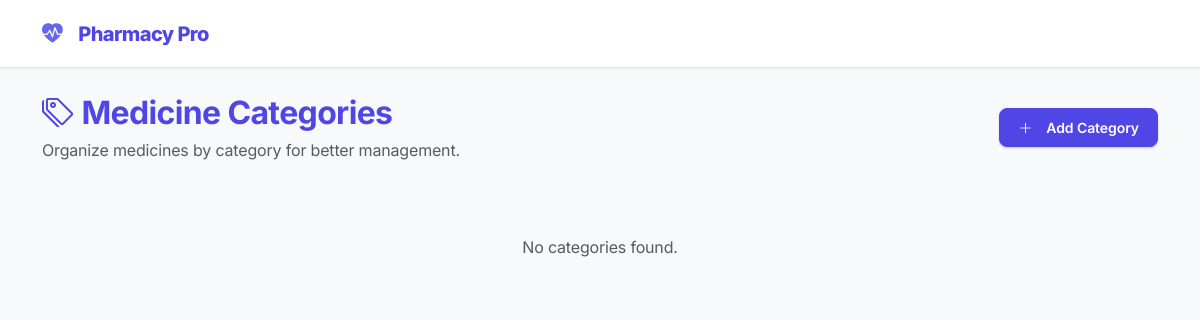
The app's page /public/add/categories.php (signed in), older data.
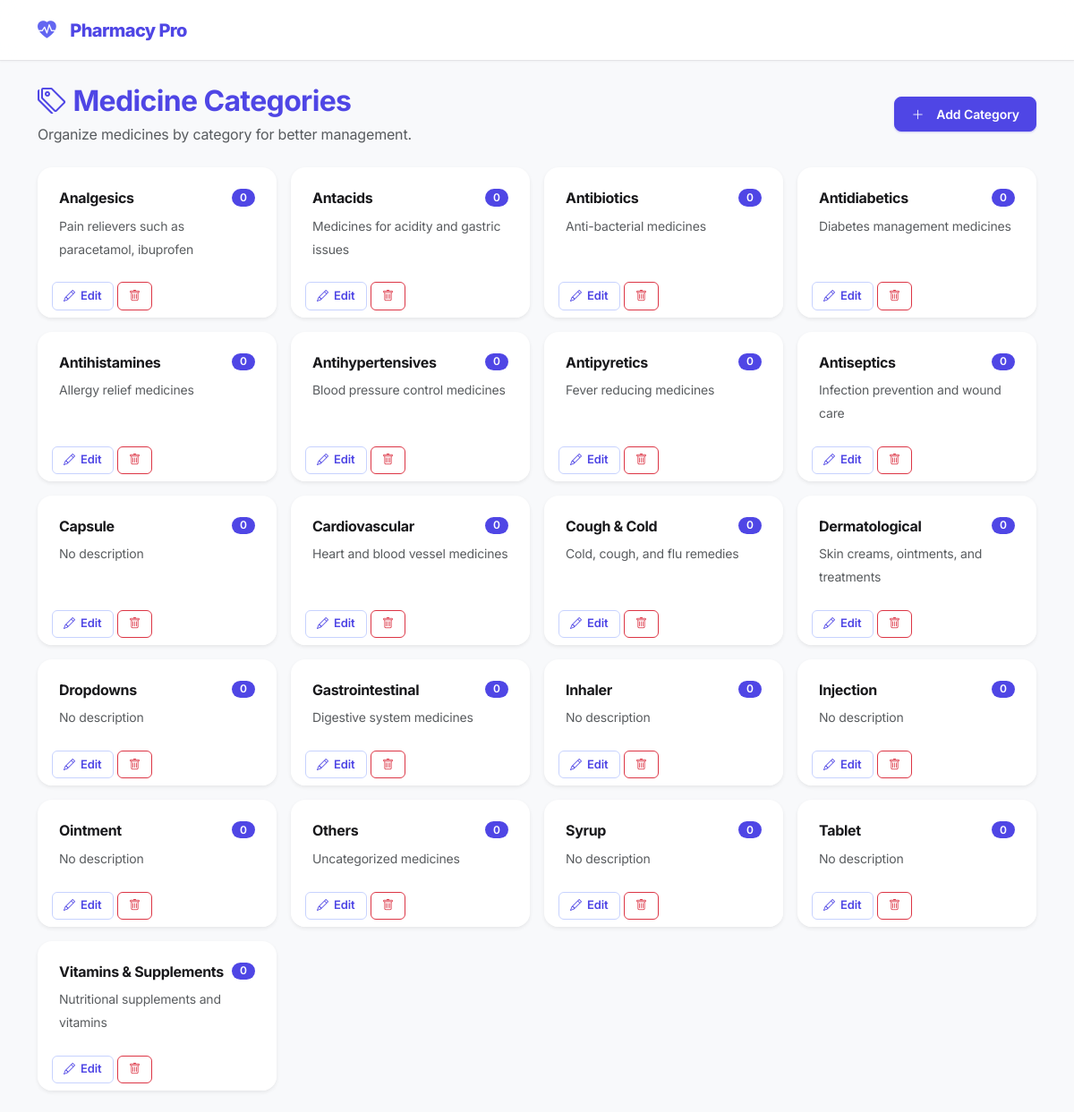
The same page, newer data.
### tables this page shows
CREATE TABLE `medicine_categories` (
  `id` int(11) NOT NULL,
  `name` varchar(100) NOT NULL,
  `description` text DEFAULT NULL,
  `created_at` timestamp NOT NULL DEFAULT current_timestamp()
);

### app/init.php (called while the page is built, shortened)
<?php
spl_autoload_register(function ($class_name) {
    $core_file = __DIR__ . '/Core/' . $class_name . '.php';
    if (file_exists($core_file)) {
        return;
    }
    $model_file = __DIR__ . '/Models/' . $class_name . '.php';
    if (file_exists($model_file)) {
        return;
    }
});

### app/Models/Category.php (called while the page is built, shortened)
<?php
class Category {
    private $conn;
    private $table_name = "medicine_categories";
    public function __construct($db) {
        $this->conn = $db;
    }
    public function readAll() {
        $query = "SELECT c.*, COUNT(m.id) as medicine_count
                  FROM " . $this->table_name . " c
                  LEFT JOIN medicines m ON m.category_id = c.id
                  GROUP BY c.id
                  ORDER BY c.name ASC";
        $stmt = $this->conn->prepare($query);
        $stmt->execute();
        return $stmt->fetchAll(PDO::FETCH_ASSOC);
    }
}

### public/add/categories.php (the view, shortened to what this page needs)
<?php
$database = new Database();
$db = $database->getConnection();
$category = new Category($db);
$categories = $category->readAll();
?>
<!DOCTYPE html>
<html lang="en">
<head>
    <link href="https://cdn.jsdelivr.net/npm/bootstrap@5.3.0/dist/css/bootstrap.min.css" rel="stylesheet">
    <link rel="stylesheet" href="https://cdn.jsdelivr.net/npm/bootstrap-icons@1.10.0/font/bootstrap-icons.css">
    <link href="../styles.css" rel="stylesheet">
</head>
<body>
    <nav class="navbar navbar-dark bg-primary">
        <div class="container">
            <a class="navbar-brand fw-bold" href="../dashboard/dashboard.php">
                <i class="bi bi-heart-pulse-fill me-2"></i>Pharmacy Pro
            </a>
        </div>
    </nav>
    <div class="container py-4">
        <div class="d-flex justify-content-between align-items-center mb-4">
            <div>
                <h2 class="fw-bold text-primary mb-1"><i class="bi bi-tags me-2"></i>Medicine Categories</h2>
                <p class="text-muted mb-0">Organize medicines by category for better management.</p>
            </div>
            <button class="btn btn-primary" data-bs-toggle="modal" data-bs-target="#addCategoryModal">
                <i class="bi bi-plus-lg me-2"></i>Add Category
            </button>
        </div>
        <div class="row g-3">
            <?php if (empty($categories)): ?>
                <div class="col-12 text-center text-muted py-5">No categories found.</div>
            <?php else: ?>
                <?php foreach ($categories as $cat): ?>
                <div class="col-md-4 col-lg-3">
                    <div class="card border-0 shadow-sm h-100">
                        <div class="card-body">
                            <div class="d-flex justify-content-between align-items-start mb-2">
                                <h6 class="fw-bold mb-0"><?php echo htmlspecialchars($cat['name']); ?></h6>
                                <span class="badge bg-primary rounded-pill"><?php echo $cat['medicine_count']; ?></span>
                            </div>
                            <small class="text-muted"><?php echo htmlspecialchars($cat['description'] ?? 'No description'); ?></small>
                        </div>
                        <div class="card-footer bg-white border-top-0 pt-0">
                            <button class="btn btn-sm btn-outline-primary" data-bs-toggle="modal" data-bs-target="#editModal<?php echo $cat['id']; ?>">
                                <i class="bi bi-pencil"></i> Edit
                            </button>
                            <?php if ($cat['medicine_count'] == 0): ?>
                            <form method="POST" class="d-inline" onsubmit="return confirm('Delete this category?')">
                                <button class="btn btn-sm btn-outline-danger"><i class="bi bi-trash"></i></button>
                            </form>
                            <?php endif; ?>
                        </div>
                    </div>
                </div>
                <?php endforeach; ?>
            <?php endif; ?>
        </div>
    </div>
</body>
</html>

Row changes from the older to the newer data that the page shows:
added medicine_categories: name "Analgesics", medicine_count "0", description "Pain relievers such as paracetamol, ibuprofen"
added medicine_categories: name "Antacids", medicine_count "0", description "Medicines for acidity and gastric issues"
added medicine_categories: name "Antibiotics", medicine_count "0", description "Anti-bacterial medicines"
added medicine_categories: name "Antidiabetics", medicine_count "0", description "Diabetes management medicines"
added medicine_categories: name "Antihistamines", medicine_count "0", description "Allergy relief medicines"
added medicine_categories: name "Antihypertensives", medicine_count "0", description "Blood pressure control medicines"
added medicine_categories: name "Antipyretics", medicine_count "0", description "Fever reducing medicines"
added medicine_categories: name "Antiseptics", medicine_count "0", description "Infection prevention and wound care"
added medicine_categories: name "Capsule", medicine_count "0", description "No description"
added medicine_categories: name "Cardiovascular", medicine_count "0", description "Heart and blood vessel medicines"
added medicine_categories: name "Cough & Cold", medicine_count "0", description "Cold, cough, and flu remedies"
added medicine_categories: name "Dermatological", medicine_count "0", description "Skin creams, ointments, and treatments"
added medicine_categories: name "Dropdowns", medicine_count "0", description "No description"
added medicine_categories: name "Gastrointestinal", medicine_count "0", description "Digestive system medicines"
added medicine_categories: name "Inhaler", medicine_count "0", description "No description"
added medicine_categories: name "Injection", medicine_count "0", description "No description"
added medicine_categories: name "Ointment", medicine_count "0", description "No description"
added medicine_categories: name "Others", medicine_count "0", description "Uncategorized medicines"
added medicine_categories: name "Syrup", medicine_count "0", description "No description"
added medicine_categories: name "Tablet", medicine_count "0", description "No description"
added medicine_categories: name "Vitamins & Supplements", medicine_count "0", description "Nutritional supplements and vitamins"
Text that changed along with them:
text no longer shown: "No categories found."
